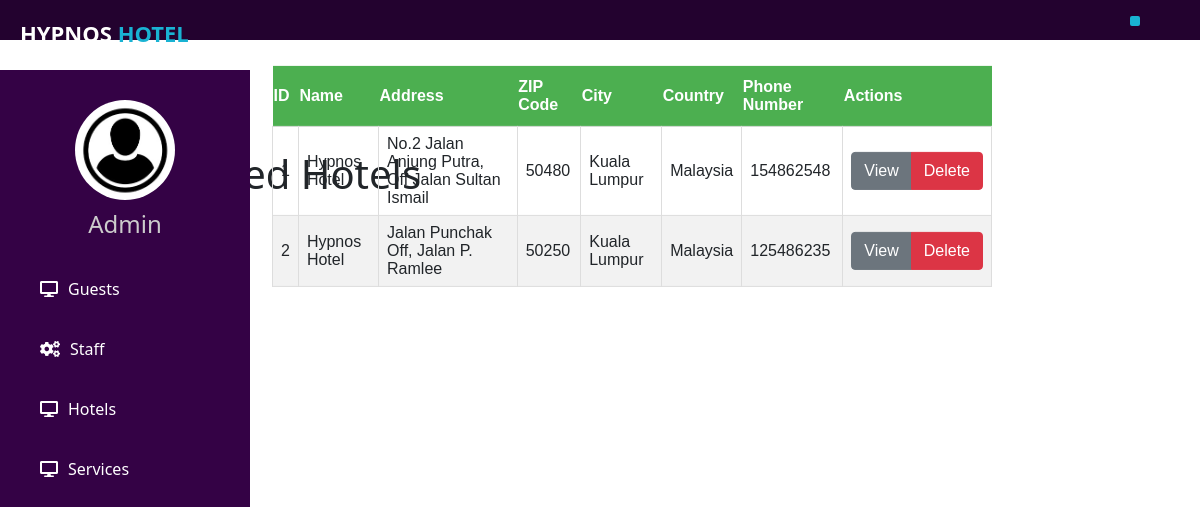
Page /hotels.php on the committed database.
### tables this page shows
CREATE TABLE HOTEL (
HotelID Int(15) AUTO_INCREMENT PRIMARY KEY,
HotelName varChar(50) NOT NULL,
HotelAddress varchar(100) NOT NULL,
HotelCity varchar(35) NOT NULL,
HotelZip Int(15) NOT NULL,
HotelCountry varchar(35) NOT NULL,
HotelPhoneNumber Int(15) NOT NULL
);

### hotels.php (the view, shortened to what this page needs)
<html>
<head>
    <?php include "theme.php" ?>
    <link rel="stylesheet" href="style.css">
    <link rel="stylesheet" href="https://cdnjs.cloudflare.com/ajax/libs/font-awesome/5.15.3/css/all.min.css">
    <link href="https://cdn.jsdelivr.net/npm/bootstrap@5.0.0/dist/css/bootstrap.min.css" rel="stylesheet">
</head>
<body>
   <div align="center">
   <div class="container-fluid">
    <div class="row">
        <div class="col-lg-12">
            <h1 class="page-header" style="margin-top:150px; margin-left:-690px;">Registered Hotels</h1>
        </div>
    </div>
   <a class='btn btn-primary' href = "add-hotel.php" style="margin-top:25px; margin-left:-905px;">Add Hotel</a>
   <table class="guesttable" style="margin-top:130px; margin-left:-40px;">
      <thead class="thead-light">
       <tr>
           <th>ID</th>
           <th>Name</th>
           <th>Address</th>
           <th>ZIP Code</th>
           <th>City</th>
           <th>Country</th>
           <th>Phone Number</th>
           <th>Actions</th>
       </tr>
       </thead>
       <?php include "database.php";
       global $connection;
       $query = "SELECT * from HOTEL";
       $result = mysqli_query($connection, $query);
       if (mysqli_num_rows($result) > 0) {
           while ($row = mysqli_fetch_assoc($result)) {
               echo "<tr><td>". $row["HotelID"] . "<td>". $row["HotelName"] ."<td>". $row["HotelAddress"] ."<td>". $row["HotelZip"] . "<td>". $row["HotelCity"] . "<td>". $row["HotelCountry"] . "<td>". $row["HotelPhoneNumber"] . "<td> <div class= 'btn-group'>
               <a class='btn btn-secondary' href = 'rooms-" . $row['HotelID'] . ".php'>View</a>
               <a class='btn btn-danger' name='delete' href = '?DeleteID=" . $row['HotelID'] . "' onclick=\"return confirm('Delete?')\"> Delete</a>
               </div>";
           }
           echo "</table>";
       }
       else {
           echo "Query Failed";
       }
       ?>
    </div>
    </div>
</body>
</html>

### style.css (style rules this page uses)
body { margin: 0; padding: 0; font-family: "Roboto", sans-serif; }
.guesttable { position: fixed; top: 50%; left: 50%; -moz-transform: translateX(-50%) translateY(-50%); -webkit-transform: translateX(-50%) translateY(-50%); transform: translateX(-40%) translateY(-210%); font-family: Arial, Helvetica, sans-serif; border-collapse: collapse; width: 60%; }
.guesttable tr:nth-child(even) { background-color: #f2f2f2; }
.guesttable td, guesttrable th { border: 1px solid #ddd; padding: 8px; }
.guesttable th { padding-top: 12px; padding-bottom: 12px; text-align: left; background-color: #4CAF50; color: white; }
* { box-sizing: border-box }
a { color: dodgerblue; }

### rows in the picture
hotel: HotelID "1", HotelName "Hypnos Hotel", HotelAddress "No.2 Jalan Anjung Putra, Off Jalan Sultan Ismail", HotelZip "50480", HotelCity "Kuala Lumpur", HotelCountry "Malaysia", HotelPhoneNumber "154862548"
hotel: HotelID "2", HotelName "Hypnos Hotel", HotelAddress "Jalan Punchak Off, Jalan P. Ramlee", HotelZip "50250", HotelCity "Kuala Lumpur", HotelCountry "Malaysia", HotelPhoneNumber "125486235"
